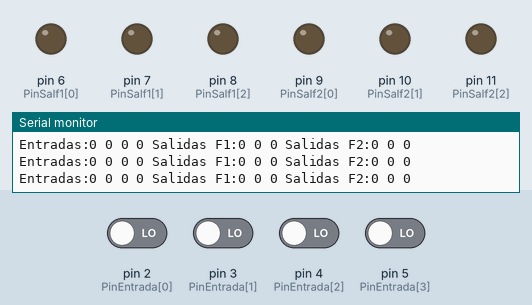
Bench run of a sketch on a simulated Arduino Uno, built with avr-gcc and run on an emulated ATmega328P. Parts: output pins drawn as LEDs (lit = HIGH), the last lines printed to the serial monitor. The test bench sets the inputs (shaded band); at power-on: pin 2 (PinEntrada[0]), pin 3 (PinEntrada[1]), pin 4 (PinEntrada[2]), pin 5 (PinEntrada[3]) LOW.

Above: at 1.2 s.
1.3 s: pin 2 (PinEntrada[0]) driven HIGH
At 2.2 s:
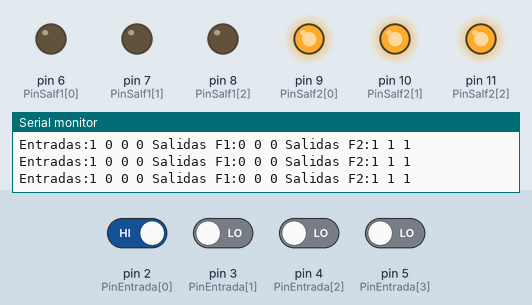
2.9 s: pin 3 (PinEntrada[1]) driven HIGH
At 3.8 s:
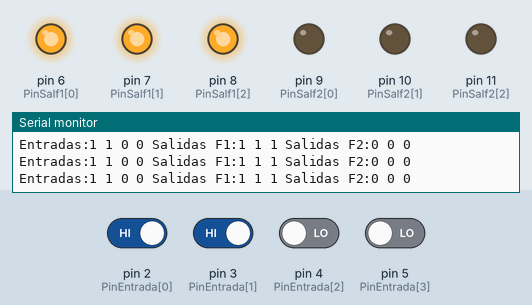
4.5 s: pin 4 (PinEntrada[2]) driven HIGH
At 5.3 s:
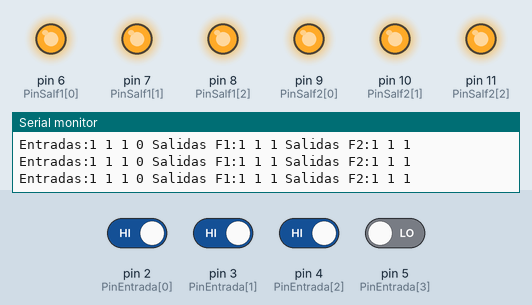
6.1 s: pin 4 (PinEntrada[2]) driven LOW
At 6.8 s:
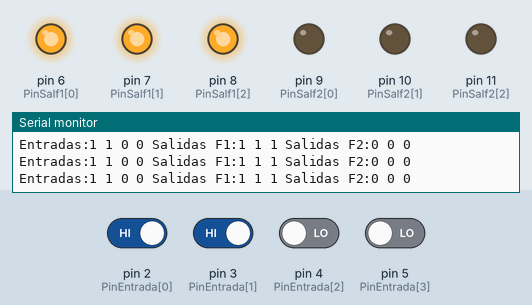
9.1 s: pin 2 (PinEntrada[0]) driven LOW
At 9.7 s:
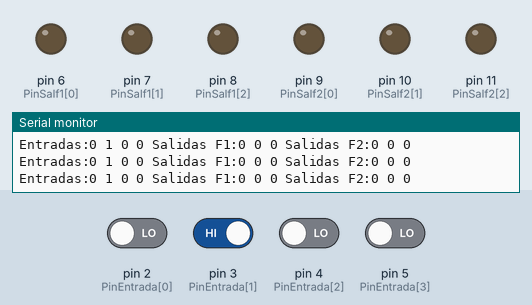
Timing chart, 0 to 12.1 s (numbered marks = the images above; inputs shaded):
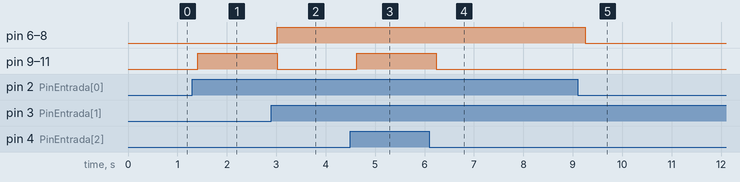

The sketch:

Act1_lab2.ino
```cpp
/*Se establecen los vectores con las entradas y las salidas
además de utilizar boolean para definir los false de una manera más practica
evitando el estar definiendo tantas variables, se usan vectores para acortar*/
const int PinEntrada[4] = {2,3,4,5};
const int PinSalf1[3] = {6,7,8};
const int PinSalf2[3] = {9,10,11};
boolean entradas[4]; //mismo numero que las entradas
boolean resultlog[6] = {false,false,false,false,false,false};

/*En void setup se utiliza el ciclo for para poder leer las entradas
mediante la suma de i++ se logra establecer las 4 entradas de los pines
recordar que los valores van de 0 a 3
Se hace lo mismo para establecer los pines de salida*/
  void setup() {
    // put your setup code here, to run once:
    Serial.begin(9600);

    for(int i = 0; i < 4; i++) {
      pinMode(PinEntrada[i], INPUT);
    }

    for(int i = 0; i < 3; i++ ) {
      pinMode(PinSalf1[i], OUTPUT);
    }

    for(int i = 0; i < 3; i++){
      pinMode(PinSalf2[i], OUTPUT);
    }
  }

/*En void loop se realizan la lectura de las entradas y se escriben las salidas*/
  void loop() {
    // put your main code here, to run repeatedly:

    //se leen las entradas
    for(int i=0; i<4; i++){
      entradas[i] = digitalRead(PinEntrada[i]);
    }

    //programa:
    resultlog[0] = f1SDP(entradas[0],entradas[1],entradas[2],entradas[3]);
    resultlog[1] = f1PDS(entradas[0],entradas[1],entradas[2],entradas[3]);
    resultlog[2] = f1NAND(entradas[0],entradas[1],entradas[2],entradas[3]);
    resultlog[3] = f2SDP(entradas[0],entradas[1],entradas[2],entradas[3]);
    resultlog[4] = f2PDS(entradas[0],entradas[1],entradas[2],entradas[3]);
    resultlog[5] = f2NOR(entradas[0],entradas[1],entradas[2],entradas[3]);


    //se escriben las salidas
    for(int i = 0; i < 3; i++) {
      digitalWrite(PinSalf1[i],resultlog[i]);
    }

    for(int i = 0; i < 3; i++) {
      digitalWrite(PinSalf2[i],resultlog[i+3]);
    }

    //Imprimir entradas:
    Serial.print("Entradas:");
    for(int i = 0; i < 4; i++){
      Serial.print(entradas[i]);
      Serial.print(" ");
    }
    //Imprimir salidas:
    Serial.print("Salidas F1:");
    for(int i =0; i < 3; i++){
      Serial.print(resultlog[i]);
      Serial.print(" ");
    }

    Serial.print("Salidas F2:");
    for(int i =3; i < 6; i++){
      Serial.print(resultlog[i]);
      Serial.print(" ");
    }
    Serial.println();

    delay(200);
  }
//F1
  bool f1SDP(bool a,bool b,bool c,bool d){
    return (a && b) || (b && d) || (a && c && d);
  }


  bool f1PDS(bool a, bool b, bool c, bool d){
    return (a || b) && (a || d) && (b || d) && (b || c);
  }

  bool f1NAND(bool a, bool b, bool c, bool d){
    return !(!(a && b) && !(b && d) && !(a && c && d));
  }


//F2
  bool f2SDP(bool a, bool b, bool c, bool d){
    return (a && !b && !c && !d) || (!a &&  !b && c) || (a && b && c) || (a && b && d);
  }

  bool f2PDS(bool a, bool b, bool c, bool d){
    return (a || c) && ( a || !b) && (b || c || !d) && (!b || c || d) && (!a || b || !c);
  }

  bool f2NOR(bool a, bool b, bool c, bool d){
    return !(!(a || c) || !(a || !b) || !(b || c || !d) || !(!b || c || d) || !(!a || b || !c));
  }
```

Measured:
- after the input at 1.3 s, pin 9 (PinSalf2[0]), pin 10 (PinSalf2[1]), pin 11 (PinSalf2[2]): LOW → HIGH after 0.11 s
- after the input at 2.9 s, pin 6 (PinSalf1[0]), pin 7 (PinSalf1[1]), pin 8 (PinSalf1[2]): LOW → HIGH after 0.12 s; pin 9 (PinSalf2[0]), pin 10 (PinSalf2[1]), pin 11 (PinSalf2[2]): HIGH → LOW after 0.12 s
- after the input at 4.5 s, pin 9 (PinSalf2[0]), pin 10 (PinSalf2[1]), pin 11 (PinSalf2[2]): LOW → HIGH after 0.12 s
- after the input at 6.1 s, pin 9 (PinSalf2[0]), pin 10 (PinSalf2[1]), pin 11 (PinSalf2[2]): HIGH → LOW after 0.13 s
- after the input at 9.1 s, pin 6 (PinSalf1[0]), pin 7 (PinSalf1[1]), pin 8 (PinSalf1[2]): HIGH → LOW after 0.15 s
